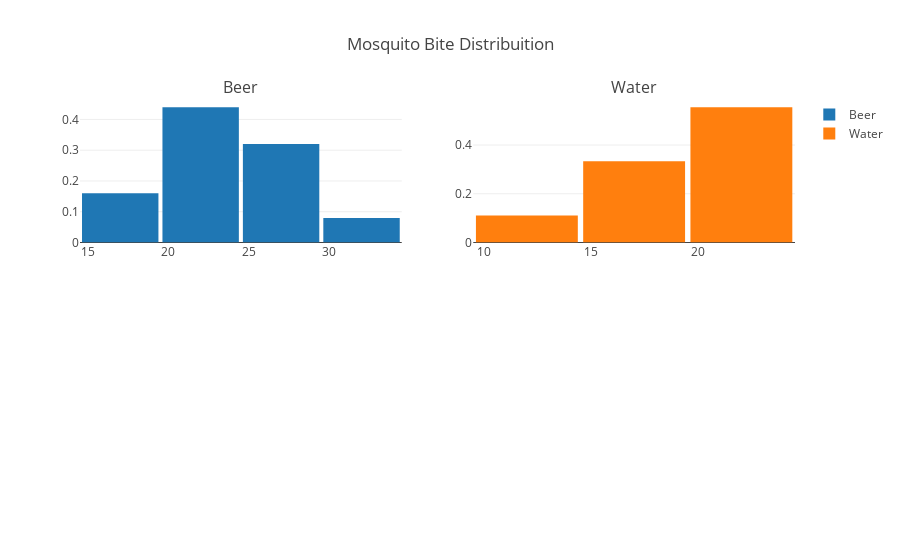

Notebook cell for this chart:
### Code cell
#First plot
trace0 = go.Histogram(
    x = df_beer["Response"],
    histnorm='probability',
    name="Beer"
)
#Second plot
trace1 = go.Histogram(
    x = df_water["Response"],
    histnorm='probability',
    name="Water"
)

#Creating the grid
fig = tls.make_subplots(rows=2, cols=2, specs=[[{}, {}], [{'colspan': 2}, None]],
                          subplot_titles=('Beer','Water'))

#setting the figs
fig.append_trace(trace0, 1, 1)
fig.append_trace(trace1, 1, 2)

fig['layout'].update(showlegend=True, title='Mosquito Bite Distribuition', bargap=0.05)
py.iplot(fig, filename='custom-sized-subplot-with-subplot-titles')

### Figure 1 — Plotly figure (JSON) as saved in the notebook; plotly's stock layout.template omitted (floating-point values rounded to 4 significant figures)
{"data": [{"histnorm": "probability", "name": "Beer", "type": "histogram", "uid": "e31f7548-bfa9-11e8-bf10-b3cf2681d539", "x": [27, 20, 21, 26, 27, 31, 24, 21, 20, 19, 23, 24, 28, 19, 24, 29, 18, 20, 17, 31, 20, 25, 28, 21, 27], "xaxis": "x", "yaxis": "y"}, {"histnorm": "probability", "name": "Water", "type": "histogram", "uid": "e31fde98-bfa9-11e8-bf10-b3cf2681d539", "x": [21, 22, 15, 12, 21, 16, 19, 15, 22, 24, 19, 23, 13, 22, 20, 24, 18, 20], "xaxis": "x2", "yaxis": "y2"}], "layout": {"annotations": [{"font": {"size": 16}, "showarrow": false, "text": "Beer", "x": 0.225, "xanchor": "center", "xref": "paper", "y": 1, "yanchor": "bottom", "yref": "paper"}, {"font": {"size": 16}, "showarrow": false, "text": "Water", "x": 0.775, "xanchor": "center", "xref": "paper", "y": 1, "yanchor": "bottom", "yref": "paper"}], "bargap": 0.05, "showlegend": true, "title": "Mosquito Bite Distribuition", "xaxis": {"anchor": "y", "domain": [0, 0.45]}, "xaxis2": {"anchor": "y2", "domain": [0.55, 1]}, "xaxis3": {"anchor": "y3", "domain": [0, 1]}, "yaxis": {"anchor": "x", "domain": [0.625, 1]}, "yaxis2": {"anchor": "x2", "domain": [0.625, 1]}, "yaxis3": {"anchor": "x3", "domain": [0, 0.375]}}}
